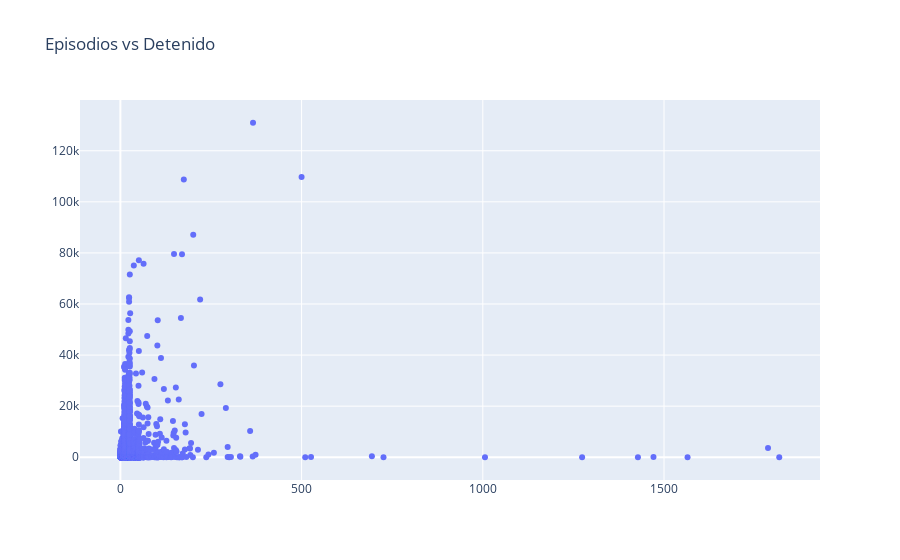

This figure's notebook cell:
### Markdown cell above
Con respecto a la relación de duración y abandono, no es posible observar una relación decisiva. Es posible observar que existe una tendencia alrededor de cierto rango de duración al ser abandonado. Es posible que esto se deba a la tolerancia del usuario para esperar un contenido interesante antes de cierto tiempo. Esta información puede ser constructiva más adelante.  
Se necesita más detalle.

### Code cell
# Creamos la figura y añadimos un trazado de dispersión.
fig = go.Figure()
fig.add_trace(go.Scatter(x=dataEpisodes['Episodes'], y=dataEpisodes['On-Hold'], mode='markers'))

# Personalizamos el diseño del gráfico.
fig.update_layout(title='Episodios vs Detenido')

# Mostramos el gráfico interactivo.
fig.show()

### Figure 1 — Plotly figure (JSON) as saved in the notebook; plotly's stock layout.template omitted (floating-point values rounded to 4 significant figures; data arrays with more than 128 entries replaced by an {"elided": "..."} marker saying what was removed)
{"data": [{"mode": "markers", "type": "scatter", "x": {"elided": "12296 int values"}, "y": {"elided": "12296 int values"}}], "layout": {"title": {"text": "Episodios vs Detenido"}}}
